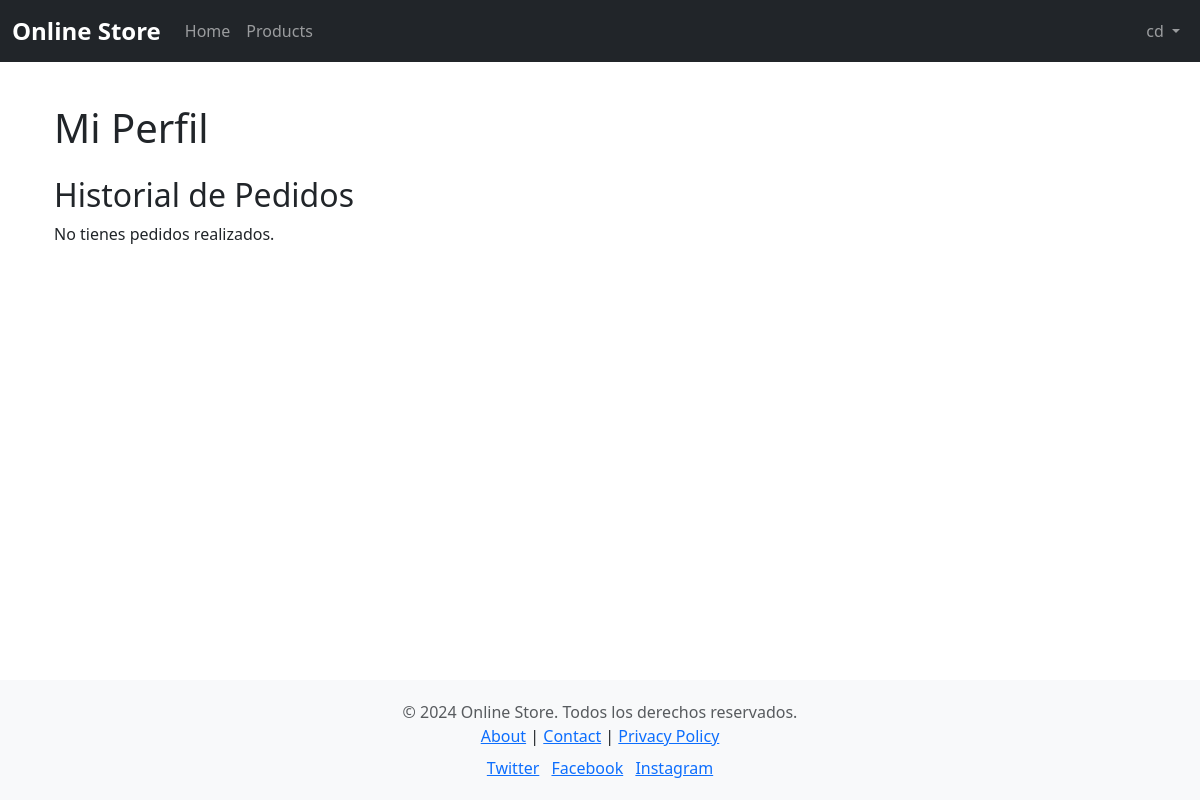
/profile/ (signed in), run on an earlier commit of the app's database.
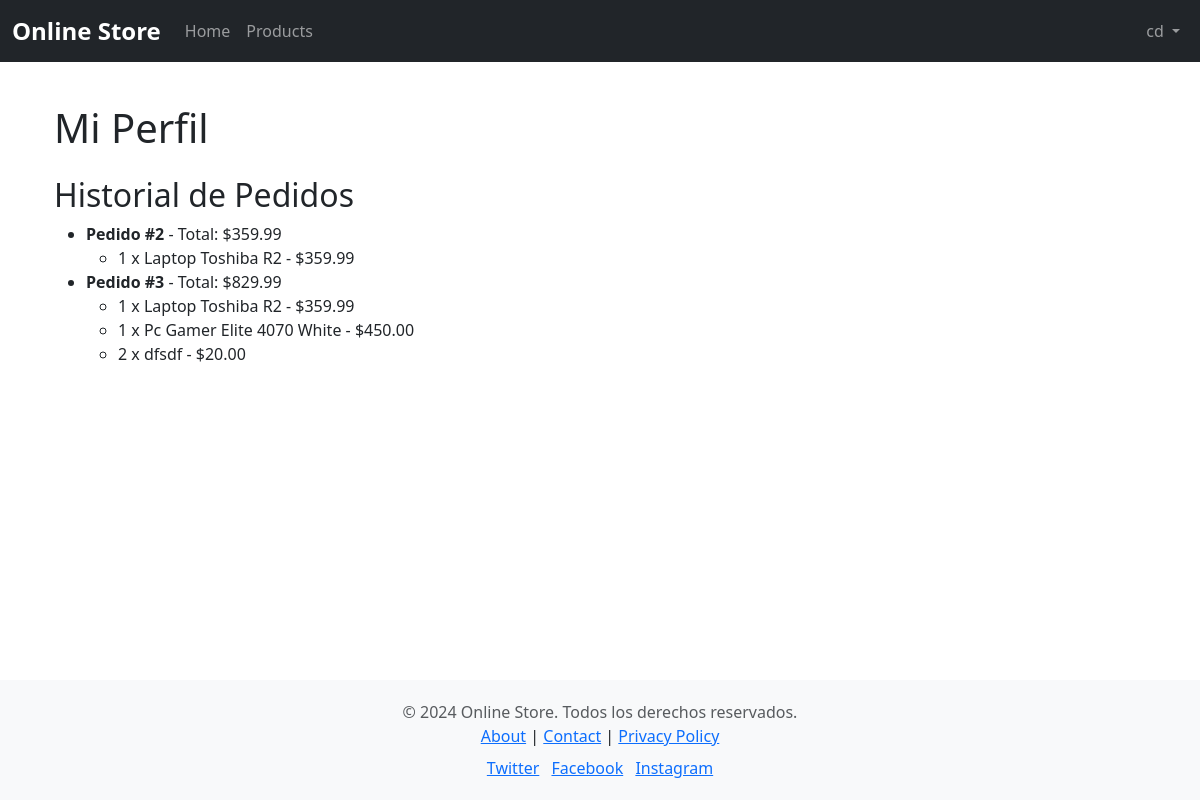
And on a later commit of the database.
### tasks/models.py (models this page shows, shortened)
class Order(models.Model):
    user = models.ForeignKey(User, on_delete=models.CASCADE)
    created_at = models.DateTimeField(auto_now_add=True)
    updated_at = models.DateTimeField(auto_now=True)
    total = models.DecimalField(max_digits=10, decimal_places=2, default=0)
    is_completed = models.BooleanField(default=False)

class OrderItem(models.Model):
    order = models.ForeignKey(Order, on_delete=models.CASCADE, related_name='items')
    product = models.ForeignKey(Product, on_delete=models.CASCADE)
    quantity = models.PositiveIntegerField(default=1)
    price = models.DecimalField(max_digits=10, decimal_places=2)
    def get_total(self):
        return self.quantity * self.price

class Product(models.Model):
    name = models.CharField(max_length=200)
    category = models.ForeignKey(Category, on_delete=models.CASCADE)
    description = models.TextField(blank=True, null=True)
    price = models.DecimalField(max_digits=10, decimal_places=2)
    stock = models.PositiveIntegerField(default=0)
    image = models.ImageField(upload_to='products/', blank=True, null=True) # Las Imagenes se guardará en media/products
    created_at = models.DateTimeField(auto_now_add=True)
    updated_at = models.DateTimeField(auto_now=True)

### tasks/views.py (the view)
# urls.py: path("profile/", views.profile, name="profile"),
def profile(request):
    if not request.user.is_authenticated:
        messages.error(request, "Debes iniciar sesión para ver tu perfil.")
        return redirect("signin")
    orders = Order.objects.filter(user=request.user, is_completed=True)
    return render(request, "profile.html", {"orders": orders})

### tasks/templates/profile.html
{% extends 'layouts/base.html' %}
{% block content %}
<section class="container">
    <h1 class="my-4">Mi Perfil</h1>
    <h2>Historial de Pedidos</h2>
    {% if orders %}
    <ul>
        {% for order in orders %}
        <li>
            <strong>Pedido #{{ order.id }}</strong> - Total: ${{ order.total }}
            <ul>
                {% for item in order.items.all %}
                <li>{{ item.quantity }} x {{ item.product.name }} - ${{ item.get_total }}</li>
                {% endfor %}
            </ul>
        </li>
        {% endfor %}
    </ul>
    {% else %}
    <p>No tienes pedidos realizados.</p>
    {% endif %}
</section>
{% endblock %}

What changed in the data, as far as the page shows it:
added Order: id "2", total "359.99"
added OrderItem: quantity "1", product.name "Laptop Toshiba R2", get_total "359.99", shown under "2"
added Order: id "3", total "829.99"
added OrderItem: quantity "1", product.name "Laptop Toshiba R2", get_total "359.99", shown under "3"
added OrderItem: quantity "1", product.name "Pc Gamer Elite 4070 White", get_total "450.00", shown under "3"
added OrderItem: quantity "2", product.name "dfsdf", get_total "20.00", shown under "3"
Also different on the page:
text no longer shown: "No tienes pedidos realizados."
